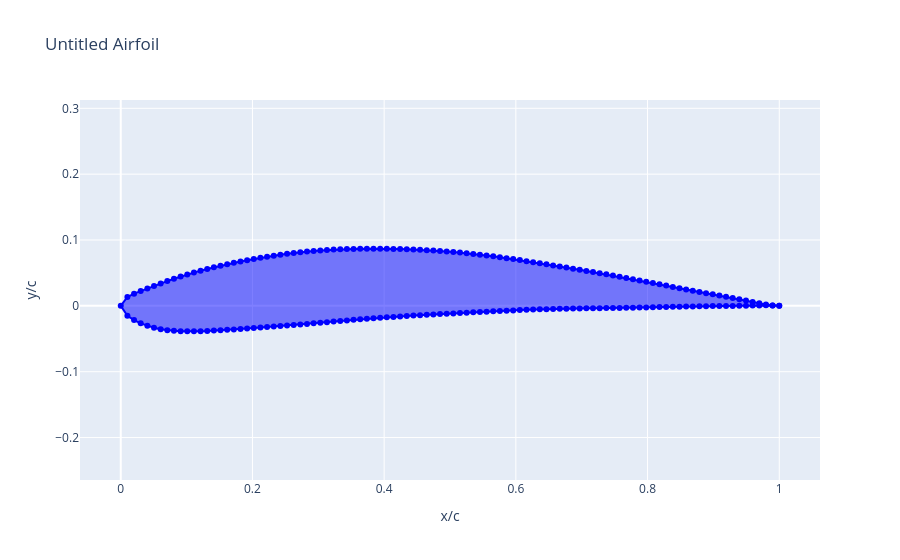

The notebook cell saved with this chart:
### Code cell
# ============================================================================
# 2. INFERÊNCIA E PLOTAGEM
# ============================================================================
# 1. Carregar o Scaler
scaler = joblib.load(SCALER_PATH)

# 2. Iniciar Sessão ONNX
session = ort.InferenceSession(DECODER_PATH)
input_name = session.get_inputs()[0].name

# 3. Criar Vetor Latente Aleatório (Batch=1, LatentDim=16)
# A distribuição normal garante que o formato gerado seja realista
z_random = np.random.normal(0, 1.0, size=(1, LATENT_DIM)).astype(np.float32)

# 4. Rodar Inferência
outputs = session.run(None, {input_name: z_random})

# O ONNX retorna os tensores crus (w_norm e p_norm)
w_norm = outputs[0] 
p_norm = outputs[1] 

# 5. Desnormalizar os dados
w_phys, p_phys = scaler.inverse_transform(w_norm, p_norm)

# 6. Gerar Coordenadas CST
x_coords, y_coords = cst_to_coords(w_phys[0], p_phys[0], n_points=100)

coords = np.stack((x_coords, y_coords), axis=-1)

af = Airfoil(coordinates=coords)
af.draw()

### Figure 1 — Plotly figure (JSON) as saved in the notebook; plotly's stock layout.template omitted (floating-point values rounded to 4 significant figures; data arrays with more than 128 entries replaced by an {"elided": "..."} marker saying what was removed)
{"data": [{"fill": "toself", "line": {"color": "blue"}, "mode": "lines+markers", "name": "Untitled", "type": "scatter", "x": {"elided": "199 float values"}, "y": {"elided": "199 float values"}}], "layout": {"title": {"text": "Untitled Airfoil"}, "xaxis": {"title": {"text": "x/c"}}, "yaxis": {"scaleanchor": "x", "scaleratio": 1, "title": {"text": "y/c"}}}}
